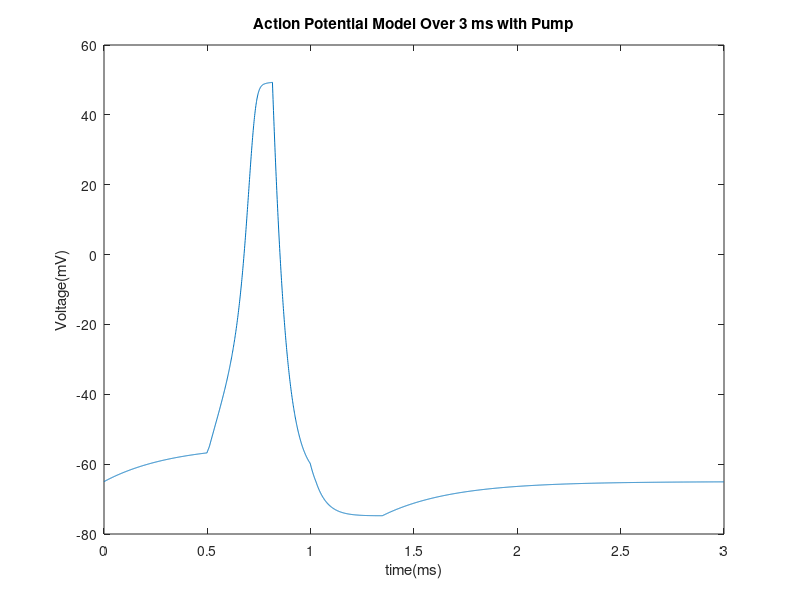
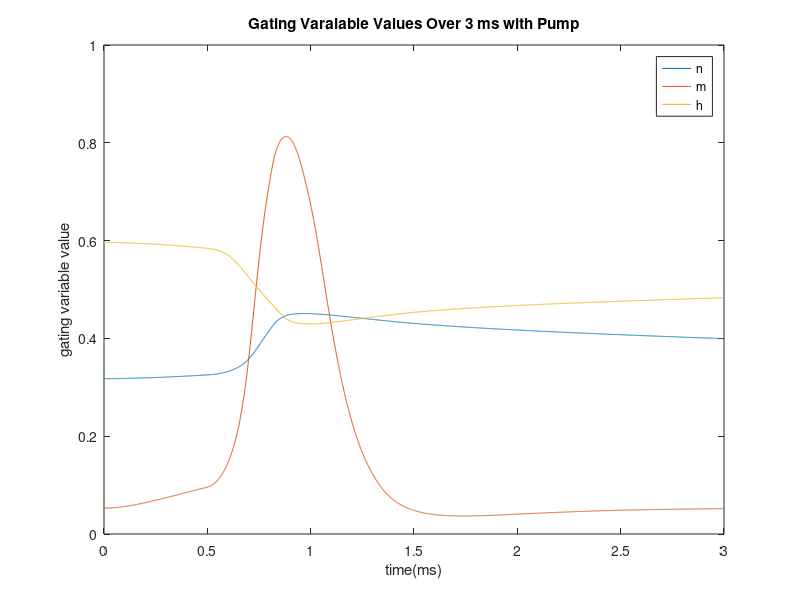
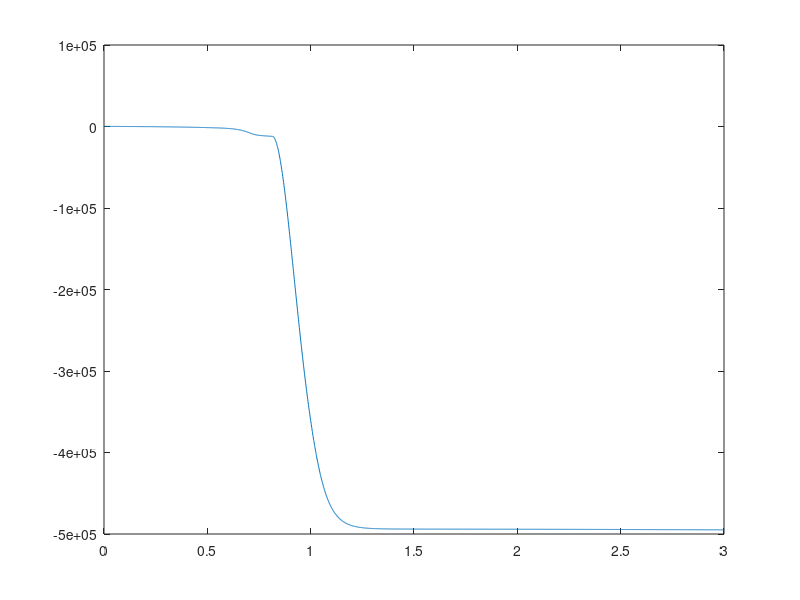

The MATLAB source for these figures, in order:
%Constants
capitance = 0.1; % microfarads per centimeter squared
applied_current = 0; %nanoampheres

sodium_displacement = 50; % displacement from the equilibrium  ...
                          % potential in milllivolts
potassium_displacement = -77; % displacement from the equilibrium ...
                              % potential in milllivolts
leakage_displacement = -54.4; % displacement from the equilibrium ...
                               % potential in milllivolts

sodium_conductance = 120; % maximum conductance in millisiemens per ...
                          % centimeters squared
potassium_conductance = 36; % maximum conductance in millisiemens per ...
                            % centimeters squared
leakage_conductance = 0.3; % maximum conductance in millisiemens per ...
                           % centimeters squared
depolorization = 0; %bool used in conditionals 

hyperpolorization = 1; %bool used in conditionals

Na_K_threshold = 49.3; %voltage level where sodium gates close and 
                       %potassium gates open mV
		   
V_init = -65; %inital voltage level mV
                       
I = 15; %amount which will be applied to the simulation nA

Na_act = -55; %voltage level sodium gates open initially mV

time = 3; % milliseconds
delta_time = .001; % milliseconds
number_iterations = time/delta_time;
time_array = zeros(1, number_iterations); % time array
time_curr = .5; %time where current is applied ms
curr_duratoion = .5; %duration of applied current ms

an = @(voltage) (0.01 * (voltage + 55))/(1 - exp(-(voltage + 55) / 10));
     % n-gate opening rate constant in meters per second
am = @(voltage) (0.1 * (voltage + 40))/(1 - exp(-(voltage + 40) / 10));
     % m-gate opening rate constant in meters per second
ah = @(voltage) (0.07 * exp(-(voltage + 65) / 20));
     % h-gate opening rate constant in meters per second
bn = @(voltage) (0.125 * exp(-(voltage + 65) / 80));
     % n-gate closing rate constant in meters per second
bm = @(voltage) (4 * exp(-(voltage + 65) / 18));
     % m-gate closing rate constant in meters per second
bh = @(voltage) (1 / (exp(-(voltage + 35) / 10) + 1));
     % h-gate closing rate constant in meters per second

% initial values
V = zeros(1, number_iterations); % initialized voltage array
V(1) = -65; % initial voltage in millivolts
n = zeros(1, number_iterations); % initialized n array
n(1) = an(V(1)) / (an(V(1)) + bn(V(1))); % initial n-value
m = zeros(1, number_iterations); % initialized m array
m(1) = am(V(1)) / (am(V(1)) + bm(V(1))); % initial m-value
h = zeros(1, number_iterations); % initialized h array
h(1) = ah(V(1)) / (ah(V(1)) + bh(V(1))); % initial h-value
Na_out = zeros(1, number_iterations); %initialize the Na ion outside array
Na_out(1) = 150; %concentration of ions outside of the nueorn mM/L
Na_in = zeros(1, number_iterations); %initialize the NA ion in array
Na_in(1) = 15; %concentration of sodium loutside of nueron mM/L
K_out = zeros(1, number_iterations); %initialize K ion array outside
K_out(1) = 5.5; %concentration of potassium outside the nueron mM/L 
K_in = zeros(1, number_iterations); %initialize K ion array inside
K_in(1) = 150; %concentration of potassium outside mM/L



sodium_channel_current = @(voltage, n, m, h) (sodium_conductance * m^3 * ...
    h * (voltage - sodium_displacement)); %nanoampheres
potassium_channel_current = @(voltage, n, m, h) (potassium_conductance * ...
    n^4 * (voltage - potassium_displacement)); %nanoampheres
leakage_current = @(voltage, n, m, h) (leakage_conductance * ...
	(voltage - leakage_displacement)); %nanoampheres

change_in_Na = @(voltage, n, m, h) (sodium_channel_current(voltage, n, m, h) ...
    );

change_in_K = @(voltage, n, m, h) (potassium_channel_current(voltage, n, m, h) ...
*(voltage < Na_K_threshold)*(deploroization == 1)*(hyperpolorization == 0)...
+ leakage_current(voltage, n, m, h));



%Pump Function
ATPase_pump = @(voltage, n, m, h) (leakage_current(V(1),n(1),n(1),n(1))...
    * -1 * (voltage < V_init));

%Differential equation for voltage with no potassium current
dvdt = @(voltage, I, n, m, h) (((1 / capitance) * ...
     (I - (sodium_channel_current(voltage, n, m, h) + ...
     leakage_current(voltage, n, m, h)+ ...
     ATPase_pump(voltage, n, m, h)))));
 
%Differential equation for voltage with no sodium current
dvdt2 = @(voltage, I, n, m, h) (((1 / capitance) * ...
     (I - (potassium_channel_current(voltage, n, m, h) + ...
     leakage_current(voltage, n, m, h)+ ...
     ATPase_pump(voltage, n, m, h)))));
 
%Differential equation for voltage with no potassium current 
 dvdt3 = @(voltage, I, n, m, h) (((1 / capitance) * ...
     (I - (leakage_current(voltage, n, m, h) + ...
     ATPase_pump(voltage, n, m, h)))));
 

dndt = @(voltage, n, m, h) ((an(voltage) * (1 - n) - bn(voltage) * n));
dmdt = @(voltage, n, m, h) ((am(voltage) * (1 - m) - bm(voltage) * m));
dhdt = @(voltage, n, m, h) ((ah(voltage) * (1 - h) - bh(voltage) * h));
   



       
for i = 2:number_iterations
    time_array(i) = (i - 1) * delta_time;
    
     %checks for the correct time to apply the current to the system
    if i*delta_time == time_curr
         applied_current = I;
     end
    if i*delta_time == time_curr+curr_duratoion
         applied_current = applied_current-I;
    end
    
    %checks if the voltage is abvoe the sodium activation threshold
    if V(i-1) <= Na_act && depolorization == 0
    
        k1 = delta_time * dvdt3(V(i - 1), applied_current, n(i - 1),...
            m(i - 1), h(i - 1));
        n1 = delta_time * dndt(V(i - 1), n(i - 1), m(i - 1), h(i - 1));
        m1 = delta_time * dmdt(V(i - 1), n(i - 1), m(i - 1), h(i - 1)); 
        h1 = delta_time * dhdt(V(i - 1), n(i - 1), m(i - 1), h(i - 1));

        k2 = delta_time * dvdt3(V(i - 1) + (0.5 * k1), applied_current,...
            n(i - 1) + ...
            (0.5 * n1), m(i - 1) + (0.5 * m1), h(i - 1) + (0.5 * h1));
        n2 = delta_time * dndt(V(i - 1) + (0.5 * k1), n(i - 1) + ...
            (0.5 * n1), m(i - 1) + (0.5 * m1), h(i - 1) + (0.5 * h1));
        m2 = delta_time * dmdt(V(i - 1) + (0.5 * k1), n(i - 1) + ...
            (0.5 * n1), m(i - 1) + (0.5 * m1), h(i - 1) + (0.5 * h1));
        h2 = delta_time * dhdt(V(i - 1) + (0.5 * k1), n(i - 1) + ...
            (0.5 * n1), m(i - 1) + (0.5 * m1), h(i - 1) + (0.5 * h1));

        k3 = delta_time * dvdt3(V(i - 1) + (0.5 * k2), applied_current,...
            n(i - 1) + ...
            (0.5 * n2), m(i - 1) + (0.5 * m2), h(i - 1) + (0.5 * h2));
        n3 = delta_time * dndt(V(i - 1) + (0.5 * k2), n(i - 1) + ...
            (0.5 * n2), m(i - 1) + (0.5 * m2), h(i - 1) + (0.5 * h2));
        m3 = delta_time * dmdt(V(i - 1) + (0.5 * k2), n(i - 1) + ...
            (0.5 * n2), m(i - 1) + (0.5 * m2), h(i - 1) + (0.5 * h2));
        h3 = delta_time * dhdt(V(i - 1) + (0.5 * k2), n(i - 1) + ...
            (0.5 * n2), m(i - 1) + (0.5 * m2), h(i - 1) + (0.5 * h2));

        k4 = delta_time * dvdt3(V(i - 1) + k3, applied_current, n(i - 1)...
            + n3, m(i - 1) + m3, ...
            h(i - 1) + h3);
        n4 = delta_time * dndt(V(i - 1) + k3, n(i - 1) + n3, m(i - 1) + m3, ...
            h(i - 1) + h3);
        m4 = delta_time * dmdt(V(i - 1) + k3, n(i - 1) + n3, m(i - 1) + m3, ...
            h(i - 1) + h3);
        h4 = delta_time * dhdt(V(i - 1) + k3, n(i - 1) + n3, m(i - 1) + m3, ...
            h(i - 1) + h3);
        %checks if voltage allows potassium gates to open
    elseif V(i-1) < Na_K_threshold && depolorization == 0

        k1 = delta_time * dvdt(V(i - 1), applied_current, n(i - 1),...
            m(i - 1), h(i - 1));
        n1 = delta_time * dndt(V(i - 1), n(i - 1), m(i - 1), h(i - 1));
        m1 = delta_time * dmdt(V(i - 1), n(i - 1), m(i - 1), h(i - 1)); 
        h1 = delta_time * dhdt(V(i - 1), n(i - 1), m(i - 1), h(i - 1));

        k2 = delta_time * dvdt(V(i - 1) + (0.5 * k1), applied_current,...
            n(i - 1) + ...
            (0.5 * n1), m(i - 1) + (0.5 * m1), h(i - 1) + (0.5 * h1));
        n2 = delta_time * dndt(V(i - 1) + (0.5 * k1), n(i - 1) + ...
            (0.5 * n1), m(i - 1) + (0.5 * m1), h(i - 1) + (0.5 * h1));
        m2 = delta_time * dmdt(V(i - 1) + (0.5 * k1), n(i - 1) + ...
            (0.5 * n1), m(i - 1) + (0.5 * m1), h(i - 1) + (0.5 * h1));
        h2 = delta_time * dhdt(V(i - 1) + (0.5 * k1), n(i - 1) + ...
            (0.5 * n1), m(i - 1) + (0.5 * m1), h(i - 1) + (0.5 * h1));

        k3 = delta_time * dvdt(V(i - 1) + (0.5 * k2), applied_current,...
            n(i - 1) + ...
            (0.5 * n2), m(i - 1) + (0.5 * m2), h(i - 1) + (0.5 * h2));
        n3 = delta_time * dndt(V(i - 1) + (0.5 * k2), n(i - 1) + ...
            (0.5 * n2), m(i - 1) + (0.5 * m2), h(i - 1) + (0.5 * h2));
        m3 = delta_time * dmdt(V(i - 1) + (0.5 * k2), n(i - 1) + ...
            (0.5 * n2), m(i - 1) + (0.5 * m2), h(i - 1) + (0.5 * h2));
        h3 = delta_time * dhdt(V(i - 1) + (0.5 * k2), n(i - 1) + ...
            (0.5 * n2), m(i - 1) + (0.5 * m2), h(i - 1) + (0.5 * h2));

        k4 = delta_time * dvdt(V(i - 1) + k3, applied_current, n(i - 1)...
            + n3, m(i - 1) + m3, ...
            h(i - 1) + h3);
        n4 = delta_time * dndt(V(i - 1) + k3, n(i - 1) + n3, m(i - 1) + m3, ...
            h(i - 1) + h3);
        m4 = delta_time * dmdt(V(i - 1) + k3, n(i - 1) + n3, m(i - 1) + m3, ...
            h(i - 1) + h3);
        h4 = delta_time * dhdt(V(i - 1) + k3, n(i - 1) + n3, m(i - 1) + m3, ...
            h(i - 1) + h3);
        
        %checks and opens potassium gates
    elseif V(i-1) > Na_K_threshold && depolorization == 0 ...
            && hyperpolorization == 1 
        
        depolorization = 1;
        k1 = delta_time * dvdt2(V(i - 1), applied_current, n(i - 1),...
            m(i - 1), h(i - 1));
        n1 = delta_time * dndt(V(i - 1), n(i - 1), m(i - 1), h(i - 1));
        m1 = delta_time * dmdt(V(i - 1), n(i - 1), m(i - 1), h(i - 1)); 
        h1 = delta_time * dhdt(V(i - 1), n(i - 1), m(i - 1), h(i - 1));

        k2 = delta_time * dvdt2(V(i - 1) + (0.5 * k1), applied_current,...
            n(i - 1) + ...
            (0.5 * n1), m(i - 1) + (0.5 * m1), h(i - 1) + (0.5 * h1));
        n2 = delta_time * dndt(V(i - 1) + (0.5 * k1), n(i - 1) + ...
            (0.5 * n1), m(i - 1) + (0.5 * m1), h(i - 1) + (0.5 * h1));
        m2 = delta_time * dmdt(V(i - 1) + (0.5 * k1), n(i - 1) + ...
            (0.5 * n1), m(i - 1) + (0.5 * m1), h(i - 1) + (0.5 * h1));
        h2 = delta_time * dhdt(V(i - 1) + (0.5 * k1), n(i - 1) + ...
            (0.5 * n1), m(i - 1) + (0.5 * m1), h(i - 1) + (0.5 * h1));

        k3 = delta_time * dvdt2(V(i - 1) + (0.5 * k2), applied_current,...
            n(i - 1) + ...
            (0.5 * n2), m(i - 1) + (0.5 * m2), h(i - 1) + (0.5 * h2));
        n3 = delta_time * dndt(V(i - 1) + (0.5 * k2), n(i - 1) + ...
            (0.5 * n2), m(i - 1) + (0.5 * m2), h(i - 1) + (0.5 * h2));
        m3 = delta_time * dmdt(V(i - 1) + (0.5 * k2), n(i - 1) + ...
            (0.5 * n2), m(i - 1) + (0.5 * m2), h(i - 1) + (0.5 * h2));
        h3 = delta_time * dhdt(V(i - 1) + (0.5 * k2), n(i - 1) + ...
            (0.5 * n2), m(i - 1) + (0.5 * m2), h(i - 1) + (0.5 * h2));

        k4 = delta_time * dvdt2(V(i - 1) + k3, applied_current, n(i - 1)...
            + n3, m(i - 1) + m3, ...
            h(i - 1) + h3);
        n4 = delta_time * dndt(V(i - 1) + k3, n(i - 1) + n3, m(i - 1) + m3, ...
            h(i - 1) + h3);
        m4 = delta_time * dmdt(V(i - 1) + k3, n(i - 1) + n3, m(i - 1) + m3, ...
            h(i - 1) + h3);
        h4 = delta_time * dhdt(V(i - 1) + k3, n(i - 1) + n3, m(i - 1) + m3, ...
            h(i - 1) + h3);
        
        %checks to make sure potassium gates remain open
    elseif V(i-1) < Na_K_threshold && depolorization == 1 ...
            && hyperpolorization ==1 && V(i-1) < V(i-2)
        
        k1 = delta_time * dvdt2(V(i - 1), applied_current, n(i - 1),...
            m(i - 1), h(i - 1));
        n1 = delta_time * dndt(V(i - 1), n(i - 1), m(i - 1), h(i - 1));
        m1 = delta_time * dmdt(V(i - 1), n(i - 1), m(i - 1), h(i - 1)); 
        h1 = delta_time * dhdt(V(i - 1), n(i - 1), m(i - 1), h(i - 1));

        k2 = delta_time * dvdt2(V(i - 1) + (0.5 * k1), applied_current,...
            n(i - 1) + ...
            (0.5 * n1), m(i - 1) + (0.5 * m1), h(i - 1) + (0.5 * h1));
        n2 = delta_time * dndt(V(i - 1) + (0.5 * k1), n(i - 1) + ...
            (0.5 * n1), m(i - 1) + (0.5 * m1), h(i - 1) + (0.5 * h1));
        m2 = delta_time * dmdt(V(i - 1) + (0.5 * k1), n(i - 1) + ...
            (0.5 * n1), m(i - 1) + (0.5 * m1), h(i - 1) + (0.5 * h1));
        h2 = delta_time * dhdt(V(i - 1) + (0.5 * k1), n(i - 1) + ...
            (0.5 * n1), m(i - 1) + (0.5 * m1), h(i - 1) + (0.5 * h1));

        k3 = delta_time * dvdt2(V(i - 1) + (0.5 * k2), applied_current,...
            n(i - 1) + ...
            (0.5 * n2), m(i - 1) + (0.5 * m2), h(i - 1) + (0.5 * h2));
        n3 = delta_time * dndt(V(i - 1) + (0.5 * k2), n(i - 1) + ...
            (0.5 * n2), m(i - 1) + (0.5 * m2), h(i - 1) + (0.5 * h2));
        m3 = delta_time * dmdt(V(i - 1) + (0.5 * k2), n(i - 1) + ...
            (0.5 * n2), m(i - 1) + (0.5 * m2), h(i - 1) + (0.5 * h2));
        h3 = delta_time * dhdt(V(i - 1) + (0.5 * k2), n(i - 1) + ...
            (0.5 * n2), m(i - 1) + (0.5 * m2), h(i - 1) + (0.5 * h2));

        k4 = delta_time * dvdt2(V(i - 1) + k3, applied_current, n(i - 1)...
            + n3, m(i - 1) + m3, ...
            h(i - 1) + h3);
        n4 = delta_time * dndt(V(i - 1) + k3, n(i - 1) + n3, m(i - 1) + m3, ...
            h(i - 1) + h3);
        m4 = delta_time * dmdt(V(i - 1) + k3, n(i - 1) + n3, m(i - 1) + m3, ...
            h(i - 1) + h3);
        h4 = delta_time * dhdt(V(i - 1) + k3, n(i - 1) + n3, m(i - 1) + m3, ...
            h(i - 1) + h3);
        
        %checks if hyperpolorization has begun and if potassium gates close
    elseif V(i-1)>V(i-2) && depolorization ==1 && hyperpolorization ==1
        hyperpolorization = 0;
        
        k1 = delta_time * dvdt3(V(i - 1), applied_current, n(i - 1),...
            m(i - 1), h(i - 1));
        n1 = delta_time * dndt(V(i - 1), n(i - 1), m(i - 1), h(i - 1));
        m1 = delta_time * dmdt(V(i - 1), n(i - 1), m(i - 1), h(i - 1)); 
        h1 = delta_time * dhdt(V(i - 1), n(i - 1), m(i - 1), h(i - 1));

        k2 = delta_time * dvdt3(V(i - 1) + (0.5 * k1), applied_current,...
            n(i - 1) + ...
            (0.5 * n1), m(i - 1) + (0.5 * m1), h(i - 1) + (0.5 * h1));
        n2 = delta_time * dndt(V(i - 1) + (0.5 * k1), n(i - 1) + ...
            (0.5 * n1), m(i - 1) + (0.5 * m1), h(i - 1) + (0.5 * h1));
        m2 = delta_time * dmdt(V(i - 1) + (0.5 * k1), n(i - 1) + ...
            (0.5 * n1), m(i - 1) + (0.5 * m1), h(i - 1) + (0.5 * h1));
        h2 = delta_time * dhdt(V(i - 1) + (0.5 * k1), n(i - 1) + ...
            (0.5 * n1), m(i - 1) + (0.5 * m1), h(i - 1) + (0.5 * h1));

        k3 = delta_time * dvdt3(V(i - 1) + (0.5 * k2), applied_current,...
            n(i - 1) + ...
            (0.5 * n2), m(i - 1) + (0.5 * m2), h(i - 1) + (0.5 * h2));
        n3 = delta_time * dndt(V(i - 1) + (0.5 * k2), n(i - 1) + ...
            (0.5 * n2), m(i - 1) + (0.5 * m2), h(i - 1) + (0.5 * h2));
        m3 = delta_time * dmdt(V(i - 1) + (0.5 * k2), n(i - 1) + ...
            (0.5 * n2), m(i - 1) + (0.5 * m2), h(i - 1) + (0.5 * h2));
        h3 = delta_time * dhdt(V(i - 1) + (0.5 * k2), n(i - 1) + ...
            (0.5 * n2), m(i - 1) + (0.5 * m2), h(i - 1) + (0.5 * h2));

        k4 = delta_time * dvdt3(V(i - 1) + k3, applied_current, n(i - 1)...
            + n3, m(i - 1) + m3, ...
            h(i - 1) + h3);
        n4 = delta_time * dndt(V(i - 1) + k3, n(i - 1) + n3, m(i - 1) + m3, ...
            h(i - 1) + h3);
        m4 = delta_time * dmdt(V(i - 1) + k3, n(i - 1) + n3, m(i - 1) + m3, ...
            h(i - 1) + h3);
        h4 = delta_time * dhdt(V(i - 1) + k3, n(i - 1) + n3, m(i - 1) + m3, ...
            h(i - 1) + h3);
        
        %checks if potassium gates remain closed
    elseif V(i-1)>V(i-2) && depolorization == 1 && hyperpolorization == 0
        
        k1 = delta_time * dvdt3(V(i - 1), applied_current, n(i - 1),...
            m(i - 1), h(i - 1));
        n1 = delta_time * dndt(V(i - 1), n(i - 1), m(i - 1), h(i - 1));
        m1 = delta_time * dmdt(V(i - 1), n(i - 1), m(i - 1), h(i - 1)); 
        h1 = delta_time * dhdt(V(i - 1), n(i - 1), m(i - 1), h(i - 1));

        k2 = delta_time * dvdt3(V(i - 1) + (0.5 * k1), applied_current,...
            n(i - 1) + ...
            (0.5 * n1), m(i - 1) + (0.5 * m1), h(i - 1) + (0.5 * h1));
        n2 = delta_time * dndt(V(i - 1) + (0.5 * k1), n(i - 1) + ...
            (0.5 * n1), m(i - 1) + (0.5 * m1), h(i - 1) + (0.5 * h1));
        m2 = delta_time * dmdt(V(i - 1) + (0.5 * k1), n(i - 1) + ...
            (0.5 * n1), m(i - 1) + (0.5 * m1), h(i - 1) + (0.5 * h1));
        h2 = delta_time * dhdt(V(i - 1) + (0.5 * k1), n(i - 1) + ...
            (0.5 * n1), m(i - 1) + (0.5 * m1), h(i - 1) + (0.5 * h1));

        k3 = delta_time * dvdt3(V(i - 1) + (0.5 * k2), applied_current,...
            n(i - 1) + ...
            (0.5 * n2), m(i - 1) + (0.5 * m2), h(i - 1) + (0.5 * h2));
        n3 = delta_time * dndt(V(i - 1) + (0.5 * k2), n(i - 1) + ...
            (0.5 * n2), m(i - 1) + (0.5 * m2), h(i - 1) + (0.5 * h2));
        m3 = delta_time * dmdt(V(i - 1) + (0.5 * k2), n(i - 1) + ...
            (0.5 * n2), m(i - 1) + (0.5 * m2), h(i - 1) + (0.5 * h2));
        h3 = delta_time * dhdt(V(i - 1) + (0.5 * k2), n(i - 1) + ...
            (0.5 * n2), m(i - 1) + (0.5 * m2), h(i - 1) + (0.5 * h2));

        k4 = delta_time * dvdt3(V(i - 1) + k3, applied_current, n(i - 1) + ...
            n3, m(i - 1) + m3, ...
            h(i - 1) + h3);
        n4 = delta_time * dndt(V(i - 1) + k3, n(i - 1) + n3, m(i - 1) + m3, ...
            h(i - 1) + h3);
        m4 = delta_time * dmdt(V(i - 1) + k3, n(i - 1) + n3, m(i - 1) + m3, ...
            h(i - 1) + h3);
        h4 = delta_time * dhdt(V(i - 1) + k3, n(i - 1) + n3, m(i - 1) + m3, ...
            h(i - 1) + h3);
    end

    V(i) = V(i - 1) + 1 / 6 * (k1 + 2 * k2 + 2 * k3 + k4);
    n(i) = n(i - 1) + 1 / 6 * (n1 + 2 * n2 + 2 * n3 + n4);
    m(i) = m(i - 1) + 1 / 6 * (m1 + 2 * m2 + 2 * m3 + m4);
    h(i) = h(i - 1) + 1 / 6 * (h1 + 2 * h2 + 2 * h3 + h4);
    
    delta_na = change_in_Na(V(i), n(i), m(i), h(i));
    
    Na_in(i) = Na_in(i-1) - delta_na;
    Na_out(i) = Na_out(i-1) + delta_na;
    if i > 500 && i <510
        display(Na_out(i));
    end
    %K(i) = K(i-1) + (change_in_K(V(i), n(i), m(i), h(i))*K(i-1));
    
end


figure()
plot(time_array, V)
title("Action Potential Model Over 3 ms with Pump");
xlabel("time(ms)");
ylabel("Voltage(mV)");

figure()
plot(time_array,n,time_array,m,time_array,h);
title("Gating Varaiable Values Over 3 ms with Pump");
xlabel("time(ms)");
ylabel("gating variable value");
legend("n", "m", "h");

figure()
plot(time_array, Na_out);